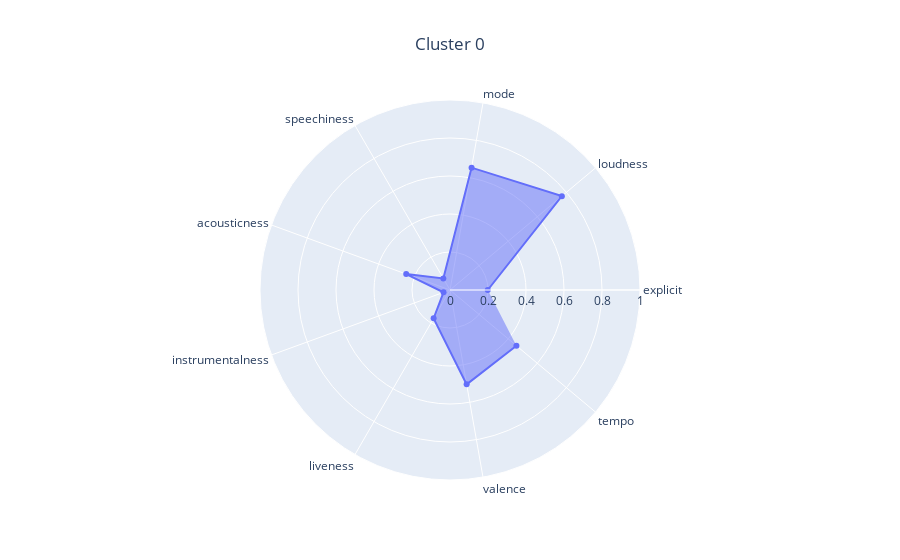

Source (notebook cell):
### Code cell
from sklearn.cluster import KMeans


clustering = KMeans(n_clusters=1, n_init="auto", random_state=0)
clustering.fit(X)

kmeans_analyzer = KMeansAnalyzer(df_songs_info, clustering_visualizer)
kmeans_analyzer.analyze_clustering(X, clustering)

### Figure 1 — Plotly figure (JSON) as saved in the notebook; plotly's stock layout.template omitted (floating-point values rounded to 4 significant figures)
{"data": [{"fill": "toself", "r": [0.1987, 0.7685, 0.6538, 0.07014, 0.2453, 0.03638, 0.1723, 0.5042, 0.4563], "theta": ["explicit", "loudness", "mode", "speechiness", "acousticness", "instrumentalness", "liveness", "valence", "tempo"], "type": "scatterpolar"}], "layout": {"polar": {"radialaxis": {"range": [0, 1]}}, "title": {"text": "Cluster 0", "x": 0.5}}}
